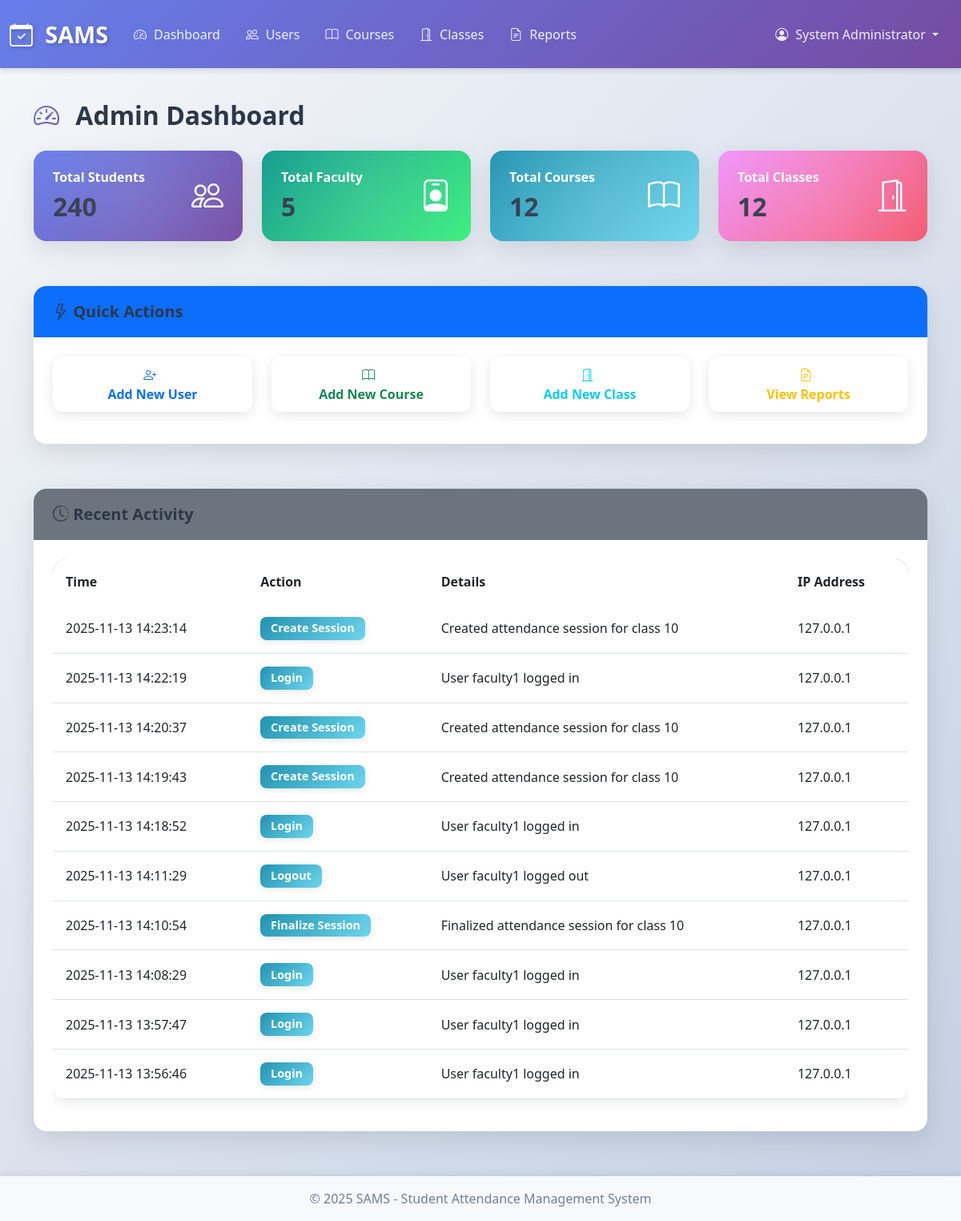
The app's page /admin/dashboard (signed in), older data.
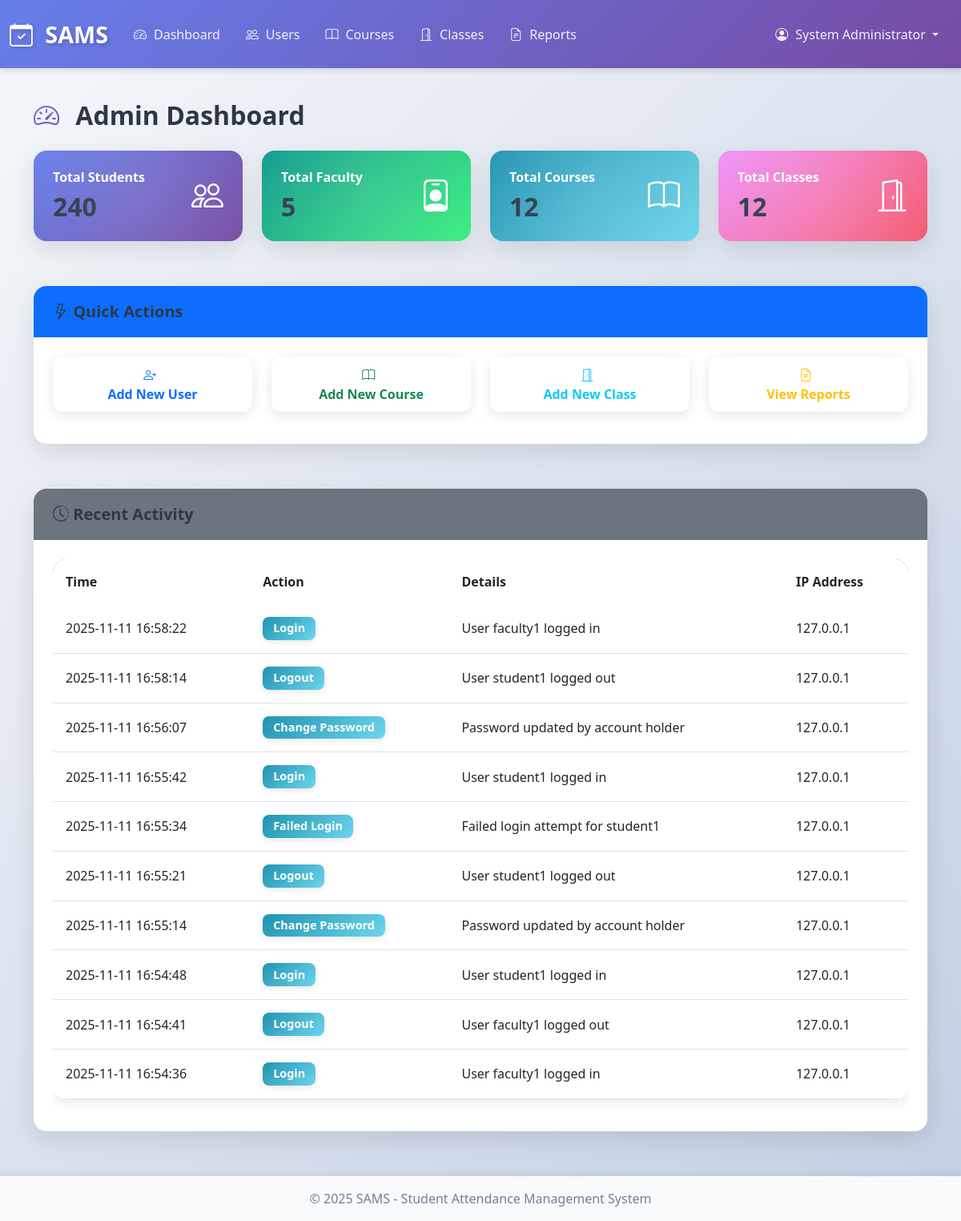
The same page, newer data.
### app.py (models this page shows)
class AuditLog(db.Model):
    __tablename__ = 'audit_logs'
    id = db.Column(db.Integer, primary_key=True)
    user_id = db.Column(db.Integer, db.ForeignKey('users.id'))
    action = db.Column(db.String(100), nullable=False)
    entity_type = db.Column(db.String(50))
    entity_id = db.Column(db.Integer)
    details = db.Column(db.Text)
    ip_address = db.Column(db.String(50))
    timestamp = db.Column(db.DateTime, default=datetime.utcnow)

### app.py (the view)
@app.route('/admin/dashboard')
@role_required('admin')
def admin_dashboard():
    total_students = Student.query.count()
    total_faculty = Faculty.query.count()
    total_courses = Course.query.count()
    total_classes = Class.query.count()
    recent_logs = AuditLog.query.order_by(AuditLog.timestamp.desc()).limit(10).all()
    return render_template('admin/dashboard.html',
                         total_students=total_students,
                         total_faculty=total_faculty,
                         total_courses=total_courses,
                         total_classes=total_classes,
                         recent_logs=recent_logs)

### app.py (called while the page is built)
@app.before_request
def check_session_timeout():
    if 'user_id' in session:
        session.permanent = True
        last_activity = session.get('last_activity')
        if last_activity:
            last_activity_time = datetime.fromisoformat(last_activity)
            if datetime.now() - last_activity_time > timedelta(minutes=30):
                session.clear()
                flash('Your session has expired. Please log in again.', 'warning')
                return redirect(url_for('login'))
        session['last_activity'] = datetime.now().isoformat()

### templates/admin/dashboard.html (shortened to what the changed rows need)
{% extends "base.html" %}
{% block content %}
<div class="row">
    <div class="col-md-12">
        <h2 class="mb-4"><i class="bi bi-speedometer2"></i> Admin Dashboard</h2>
    </div>
</div>
<div class="row mb-4">
    <div class="col-md-3">
        <div class="card text-white bg-primary">
            <div class="card-body">
                <div class="d-flex justify-content-between align-items-center">
                    <div>
                        <h2 class="mb-0">{{ total_students }}</h2>
                    </div>
                </div>
            </div>
        </div>
    </div>
    <div class="col-md-3">
        <div class="card text-white bg-success">
            <div class="card-body">
                <div class="d-flex justify-content-between align-items-center">
                    <div>
                        <h2 class="mb-0">{{ total_faculty }}</h2>
                    </div>
                </div>
            </div>
        </div>
    </div>
    <div class="col-md-3">
        <div class="card text-white bg-info">
            <div class="card-body">
                <div class="d-flex justify-content-between align-items-center">
                    <div>
                        <h2 class="mb-0">{{ total_courses }}</h2>
                    </div>
                </div>
            </div>
        </div>
    </div>
    <div class="col-md-3">
        <div class="card text-white bg-warning">
            <div class="card-body">
                <div class="d-flex justify-content-between align-items-center">
                    <div>
                        <h2 class="mb-0">{{ total_classes }}</h2>
                    </div>
                </div>
            </div>
        </div>
    </div>
</div>
<div class="row">
    <div class="col-md-12">
        <div class="card">
            <div class="card-body">
                <div class="table-responsive">
                    <table class="table table-hover">
                        <thead>
                            <tr>
                                <th>Time</th>
                                <th>Action</th>
                                <th>Details</th>
                                <th>IP Address</th>
                            </tr>
                        </thead>
                        <tbody>
                            {% for log in recent_logs %}
                            <tr>
                                <td>{{ log.timestamp.strftime('%Y-%m-%d %H:%M:%S') }}</td>
                                <td><span class="badge bg-info">{{ log.action }}</span></td>
                                <td>{{ log.details or 'N/A' }}</td>
                                <td>{{ log.ip_address }}</td>
                            </tr>
                            {% else %}
                            <tr>
                                <td colspan="4" class="text-center text-muted">No recent activity</td>
                            </tr>
                            {% endfor %}
                        </tbody>
                    </table>
                </div>
            </div>
        </div>
    </div>
</div>
{% endblock %}

Row changes from the older to the newer data that the page shows:
no longer on this page (row edited): AuditLog: timestamp "2025-11-13 14:23:14", action "Create Session", details "Created attendance session for class 10", ip_address "127.0.0.1"
no longer on this page (row edited): AuditLog: timestamp "2025-11-13 14:22:19", action "Login", details "User faculty1 logged in", ip_address "127.0.0.1"
no longer on this page (row edited): AuditLog: timestamp "2025-11-13 14:20:37", action "Create Session", details "Created attendance session for class 10", ip_address "127.0.0.1"
no longer on this page (row edited): AuditLog: timestamp "2025-11-13 14:19:43", action "Create Session", details "Created attendance session for class 10", ip_address "127.0.0.1"
no longer on this page (row edited): AuditLog: timestamp "2025-11-13 14:18:52", action "Login", details "User faculty1 logged in", ip_address "127.0.0.1"
no longer on this page (row edited): AuditLog: timestamp "2025-11-13 14:11:29", action "Logout", details "User faculty1 logged out", ip_address "127.0.0.1"
no longer on this page (row edited): AuditLog: timestamp "2025-11-13 14:10:54", action "Finalize Session", details "Finalized attendance session for class 10", ip_address "127.0.0.1"
no longer on this page (row edited): AuditLog: timestamp "2025-11-13 14:08:29", action "Login", details "User faculty1 logged in", ip_address "127.0.0.1"
no longer on this page (row edited): AuditLog: timestamp "2025-11-13 13:57:47", action "Login", details "User faculty1 logged in", ip_address "127.0.0.1"
no longer on this page (row edited): AuditLog: timestamp "2025-11-13 13:56:46", action "Login", details "User faculty1 logged in", ip_address "127.0.0.1"
added AuditLog: timestamp "2025-11-11 16:58:22", action "Login", details "User faculty1 logged in", ip_address "127.0.0.1"
added AuditLog: timestamp "2025-11-11 16:58:14", action "Logout", details "User student1 logged out", ip_address "127.0.0.1"
added AuditLog: timestamp "2025-11-11 16:56:07", action "Change Password", details "Password updated by account holder", ip_address "127.0.0.1"
added AuditLog: timestamp "2025-11-11 16:55:42", action "Login", details "User student1 logged in", ip_address "127.0.0.1"
added AuditLog: timestamp "2025-11-11 16:55:34", action "Failed Login", details "Failed login attempt for student1", ip_address "127.0.0.1"
added AuditLog: timestamp "2025-11-11 16:55:21", action "Logout", details "User student1 logged out", ip_address "127.0.0.1"
added AuditLog: timestamp "2025-11-11 16:55:14", action "Change Password", details "Password updated by account holder", ip_address "127.0.0.1"
added AuditLog: timestamp "2025-11-11 16:54:48", action "Login", details "User student1 logged in", ip_address "127.0.0.1"
added AuditLog: timestamp "2025-11-11 16:54:41", action "Logout", details "User faculty1 logged out", ip_address "127.0.0.1"
added AuditLog: timestamp "2025-11-11 16:54:36", action "Login", details "User faculty1 logged in", ip_address "127.0.0.1"
